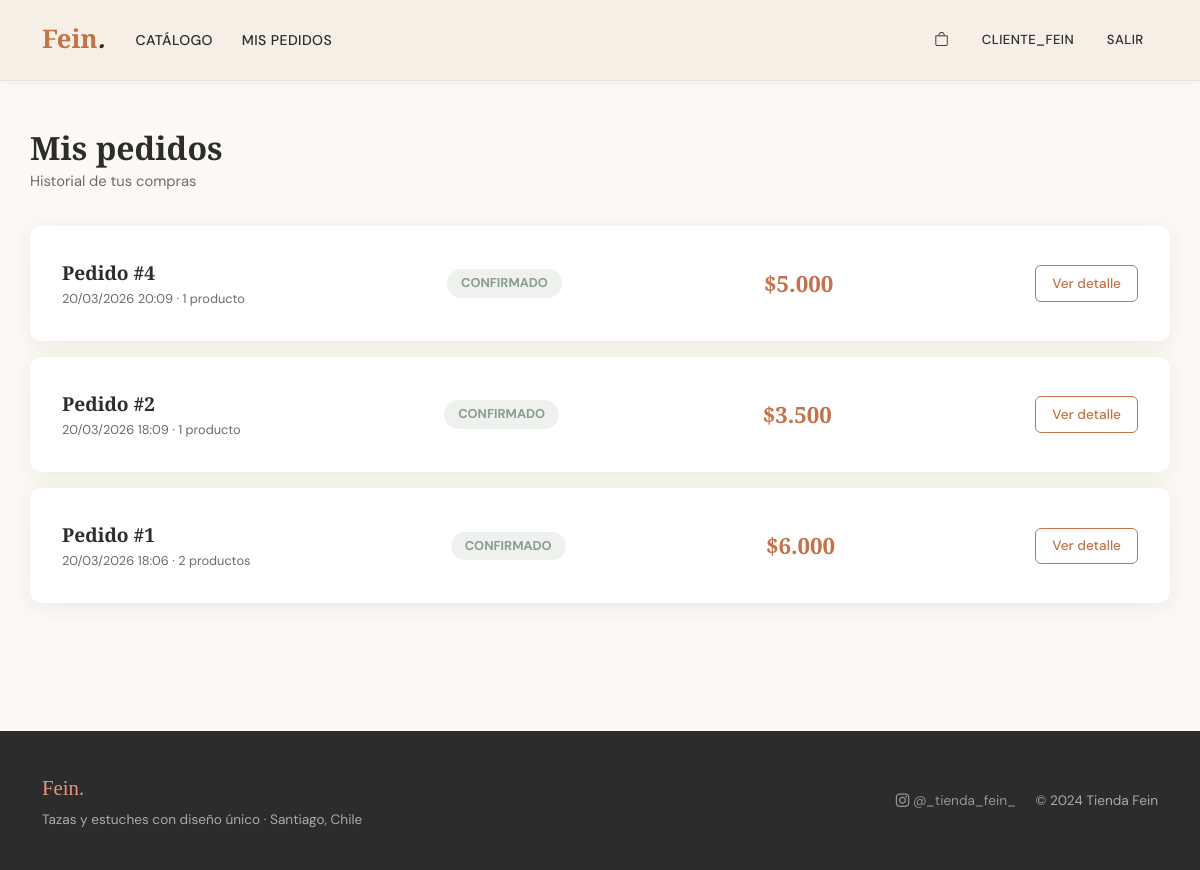
The page /orders/mis-pedidos/ (signed in) on the database its author committed.
### orders/models.py (models this page shows, shortened)
class Order(models.Model):
    STATUS_CHOICES = [
        ('pending', 'Pendiente'),
        ('confirmed', 'Confirmado'),
        ('cancelled', 'Cancelado'),
    ]
    user = models.ForeignKey(User, on_delete=models.CASCADE, related_name='orders')
    status = models.CharField(max_length=20, choices=STATUS_CHOICES, default='confirmed')
    created_at = models.DateTimeField(auto_now_add=True)
    total = models.DecimalField(max_digits=12, decimal_places=0, default=0)
    def total_formatted(self):
        return f"${int(self.total):,}".replace(',', '.')

### orders/views.py (the view)
# urls.py: path('mis-pedidos/', views.order_list, name='order_list'),
@login_required
def order_list(request):
    orders = Order.objects.filter(user=request.user).order_by('-created_at')
    return render(request, 'orders/order_list.html', {'orders': orders})

### cart/context_processors.py (called while the page is built)
def cart_count(request):
    count = 0
    if request.user.is_authenticated:
        count = CartItem.objects.filter(user=request.user).count()
    return {'cart_count': count}

### orders/templates/orders/order_list.html (shortened to what this page needs)
{% extends 'base.html' %}
{% block content %}
<div class="container page-section">
  <h1 class="section-title">Mis pedidos</h1>
  <p class="section-subtitle">Historial de tus compras</p>
  {% if orders %}
  <div class="row g-3">
    {% for order in orders %}
    <div class="col-12">
      <div class="order-card d-flex justify-content-between align-items-center flex-wrap gap-3">
        <div><div class="order-number" style="font-size:1.2rem;">Pedido #{{ order.id }}</div>
        <div style="font-size:0.8rem;color:var(--mid-gray);">{{ order.created_at|date:"d/m/Y H:i" }} · {{ order.items.count }} producto{% if order.items.count != 1 %}s{% endif %}</div></div>
        <span class="order-status-badge">{{ order.get_status_display }}</span>
        <div style="font-family:'Playfair Display',serif;font-size:1.4rem;font-weight:700;color:var(--terracotta);">{{ order.total_formatted }}</div>
        <a href="{% url 'order_detail' order.pk %}" class="btn-fein-outline" style="padding:0.4rem 1rem;font-size:0.85rem;">Ver detalle</a>
      </div>
    </div>
    {% endfor %}
  </div>
  {% else %}
  <div class="empty-state"><div class="empty-state-icon">📋</div><h3>Sin pedidos aún</h3><a href="{% url 'catalog' %}" class="btn-fein mt-2">Ir al catálogo</a></div>
  {% endif %}
</div>
{% endblock %}

### templates/base.html (shortened to what this page needs)
{% load static %}
<!DOCTYPE html>
<html lang="es">
<head>
  <link href="https://cdn.jsdelivr.net/npm/bootstrap@5.3.2/dist/css/bootstrap.min.css" rel="stylesheet">
  <link href="https://cdn.jsdelivr.net/npm/bootstrap-icons@1.11.3/font/bootstrap-icons.css" rel="stylesheet">
  <link href="{% static 'css/fein.css' %}" rel="stylesheet">
</head>
<body>
<nav class="navbar navbar-expand-lg">
  <div class="container">
    <a class="navbar-brand" href="{% url 'catalog' %}">Fein<span>.</span></a>
    <div class="collapse navbar-collapse" id="navMain">
      <ul class="navbar-nav me-auto">
        <li class="nav-item"><a class="nav-link" href="{% url 'catalog' %}">Catálogo</a></li>
        {% if user.is_authenticated %}
        <li class="nav-item"><a class="nav-link" href="{% url 'order_list' %}">Mis pedidos</a></li>
        {% endif %}
      </ul>
      <ul class="navbar-nav align-items-center gap-1">
        {% if user.is_authenticated %}
          <li class="nav-item">
            <a class="nav-link" href="{% url 'cart_detail' %}">
              <i class="bi bi-bag"></i>
            </a>
          </li>
          <li class="nav-item"><span class="nav-link text-muted" style="font-size:0.82rem;">{{ user.username }}</span></li>
          <li class="nav-item"><a class="nav-link" href="{% url 'logout' %}" style="font-size:0.82rem;">Salir</a></li>
        {% else %}
          <li class="nav-item"><a class="btn-fein" href="{% url 'login' %}" style="padding:0.35rem 1.1rem;font-size:0.85rem;">Iniciar sesión</a></li>
        {% endif %}
      </ul>
    </div>
  </div>
</nav>
{% block content %}{% endblock %}
<footer class="fein-footer">
  <div class="container">
    <div class="row align-items-center">
      <div class="col-md-6">
        <div class="brand mb-1">Fein.</div>
        <div>Tazas y estuches con diseño único · Santiago, Chile</div>
      </div>
      <div class="col-md-6 text-md-end mt-3 mt-md-0">
        <a href="https://instagram.com/_tienda_fein_" target="_blank"><i class="bi bi-instagram"></i> @_tienda_fein_</a>
        <span class="ms-3">© 2024 Tienda Fein</span>
      </div>
    </div>
  </div>
</footer>
</body>
</html>

### static/css/fein.css (style rules this page uses)
:root { --cream: #F5EFE6; --warm-white: #FDFAF6; --terracotta: #C4724A; --terracotta-dark: #A35A35; --terracotta-light: #E8957A; --charcoal: #2C2C2C; --mid-gray: #6B6B6B; --light-gray: #E8E2DA; --sage: #8A9E8C; --gold: #C9A84C; --shadow: 0 4px 24px rgba(44, 44, 44, 0.08); --shadow-hover: 0 8px 32px rgba(196, 114, 74, 0.18); --radius: 12px; --radius-sm: 6px; }
*, *::before, *::after { box-sizing: border-box; }
body { font-family: 'DM Sans', sans-serif; background-color: var(--warm-white); color: var(--charcoal); margin: 0; font-size: 15px; line-height: 1.6; }
h1, h2, h3, h4 { font-family: 'Playfair Display', Georgia, serif; }
.navbar { background-color: var(--cream) !important; border-bottom: 1px solid var(--light-gray); padding: 0.9rem 0; position: sticky; top: 0; z-index: 100; box-shadow: 0 2px 12px rgba(44, 44, 44, 0.05); }
.navbar-brand { font-family: 'Playfair Display', serif; font-size: 1.6rem; font-weight: 700; color: var(--terracotta) !important; }
.navbar-brand span { color: var(--charcoal); font-style: italic; }
.nav-link { color: var(--charcoal) !important; font-weight: 500; font-size: 0.88rem; letter-spacing: 0.4px; text-transform: uppercase; padding: 0.4rem 0.9rem !important; transition: color 0.2s; }
.btn-fein-outline { background: transparent; color: var(--terracotta) !important; border: 1.5px solid var(--terracotta); border-radius: var(--radius-sm); padding: 0.5rem 1.3rem; font-size: 0.88rem; font-weight: 500; cursor: pointer; transition: all 0.2s; text-decoration: none; display: inline-block; }
.section-title { font-size: 2rem; font-weight: 700; color: var(--charcoal); margin-bottom: 0.2rem; }
.section-subtitle { color: var(--mid-gray); font-size: 0.92rem; margin-bottom: 2rem; }
.page-section { padding: 3rem 0; }
.order-card { background: white; border-radius: var(--radius); box-shadow: var(--shadow); padding: 2rem; }
.order-status-badge { background: rgba(138, 158, 140, 0.15); color: var(--sage); border-radius: 50px; padding: 4px 14px; font-size: 0.8rem; font-weight: 700; text-transform: uppercase; }
.order-number { font-family: 'Playfair Display', serif; font-size: 1.6rem; font-weight: 700; }
.fein-footer { background: var(--charcoal); color: rgba(255, 255, 255, 0.6); padding: 2.5rem 0; margin-top: 5rem; font-size: 0.85rem; }
.fein-footer .brand { font-family: 'Playfair Display', serif; color: var(--terracotta-light); font-size: 1.3rem; }
.fein-footer a { color: rgba(255, 255, 255, 0.5); text-decoration: none; }

### rows shown on the page
Order: id "4", created_at "20/03/2026 20:09", items.count "1", status "CONFIRMADO", total_formatted "$5.000"
Order: id "2", created_at "20/03/2026 18:09", items.count "1", status "CONFIRMADO", total_formatted "$3.500"
Order: id "1", created_at "20/03/2026 18:06", items.count "2", status "CONFIRMADO", total_formatted "$6.000"

### other values the page prints
{{ user.username }} "CLIENTE_FEIN"
